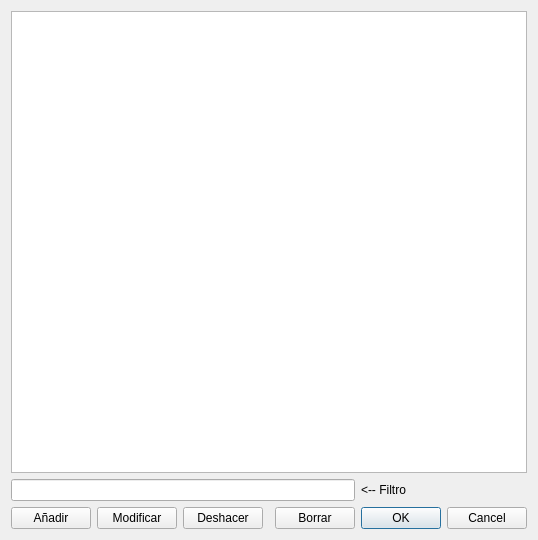
<?xml version="1.0" encoding="UTF-8"?>
<ui version="4.0">
 <class>Fabricantes</class>
 <widget class="QDialog" name="Fabricantes">
  <property name="geometry">
   <rect>
    <x>0</x>
    <y>0</y>
    <width>534</width>
    <height>540</height>
   </rect>
  </property>
  <property name="windowTitle">
   <string>Familias</string>
  </property>
  <layout class="QGridLayout" name="gridLayout">
   <item row="2" column="5">
    <widget class="QDialogButtonBox" name="buttonBox">
     <property name="orientation">
      <enum>Qt::Horizontal</enum>
     </property>
     <property name="standardButtons">
      <set>QDialogButtonBox::Cancel|QDialogButtonBox::Ok</set>
     </property>
    </widget>
   </item>
   <item row="2" column="2">
    <widget class="QPushButton" name="pushButtonDeshacer">
     <property name="text">
      <string>Deshacer</string>
     </property>
    </widget>
   </item>
   <item row="2" column="4">
    <widget class="QPushButton" name="pushButtonBorrar">
     <property name="text">
      <string>Borrar</string>
     </property>
    </widget>
   </item>
   <item row="0" column="0" colspan="6">
    <widget class="QTableView" name="tableView">
     <property name="alternatingRowColors">
      <bool>true</bool>
     </property>
     <property name="selectionMode">
      <enum>QAbstractItemView::SingleSelection</enum>
     </property>
     <property name="selectionBehavior">
      <enum>QAbstractItemView::SelectRows</enum>
     </property>
     <property name="textElideMode">
      <enum>Qt::ElideRight</enum>
     </property>
     <property name="sortingEnabled">
      <bool>true</bool>
     </property>
     <attribute name="horizontalHeaderShowSortIndicator" stdset="0">
      <bool>true</bool>
     </attribute>
     <attribute name="verticalHeaderVisible">
      <bool>false</bool>
     </attribute>
    </widget>
   </item>
   <item row="2" column="0">
    <widget class="QPushButton" name="pushButtonAnadir">
     <property name="text">
      <string>Añadir</string>
     </property>
    </widget>
   </item>
   <item row="2" column="1">
    <widget class="QPushButton" name="pushButtonModificar">
     <property name="text">
      <string>Modificar</string>
     </property>
    </widget>
   </item>
   <item row="1" column="0" colspan="5">
    <widget class="QLineEdit" name="lineEdit"/>
   </item>
   <item row="1" column="5">
    <widget class="QLabel" name="label">
     <property name="text">
      <string>&lt;-- Filtro</string>
     </property>
    </widget>
   </item>
  </layout>
 </widget>
 <tabstops>
  <tabstop>lineEdit</tabstop>
  <tabstop>pushButtonAnadir</tabstop>
  <tabstop>pushButtonModificar</tabstop>
  <tabstop>pushButtonDeshacer</tabstop>
  <tabstop>pushButtonBorrar</tabstop>
  <tabstop>tableView</tabstop>
 </tabstops>
 <resources/>
 <connections>
  <connection>
   <sender>buttonBox</sender>
   <signal>accepted()</signal>
   <receiver>Fabricantes</receiver>
   <slot>accept()</slot>
   <hints>
    <hint type="sourcelabel">
     <x>248</x>
     <y>254</y>
    </hint>
    <hint type="destinationlabel">
     <x>157</x>
     <y>274</y>
    </hint>
   </hints>
  </connection>
  <connection>
   <sender>buttonBox</sender>
   <signal>rejected()</signal>
   <receiver>Fabricantes</receiver>
   <slot>reject()</slot>
   <hints>
    <hint type="sourcelabel">
     <x>316</x>
     <y>260</y>
    </hint>
    <hint type="destinationlabel">
     <x>286</x>
     <y>274</y>
    </hint>
   </hints>
  </connection>
 </connections>
</ui>
